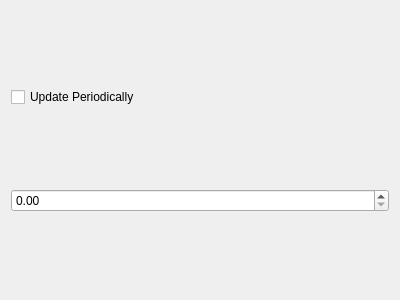
<?xml version="1.0" encoding="UTF-8"?>
<ui version="4.0">
 <class>Form</class>
 <widget class="QWidget" name="Form">
  <property name="geometry">
   <rect>
    <x>0</x>
    <y>0</y>
    <width>400</width>
    <height>300</height>
   </rect>
  </property>
  <property name="windowTitle">
   <string>Form</string>
  </property>
  <layout class="QVBoxLayout" name="verticalLayout">
   <item>
    <widget class="QCheckBox" name="chk_update">
     <property name="text">
      <string>Update Periodically</string>
     </property>
    </widget>
   </item>
   <item>
    <widget class="QDoubleSpinBox" name="temperature"/>
   </item>
  </layout>
 </widget>
 <resources/>
 <connections/>
</ui>
